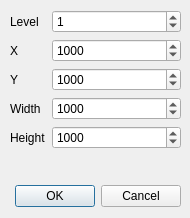
<?xml version="1.0" encoding="UTF-8"?>
<ui version="4.0">
 <class>GoToDialog</class>
 <widget class="QDialog" name="GoToDialog">
  <property name="geometry">
   <rect>
    <x>0</x>
    <y>0</y>
    <width>190</width>
    <height>218</height>
   </rect>
  </property>
  <property name="windowTitle">
   <string>Go To</string>
  </property>
  <property name="modal">
   <bool>true</bool>
  </property>
  <widget class="QDialogButtonBox" name="buttonBox">
   <property name="geometry">
    <rect>
     <x>10</x>
     <y>180</y>
     <width>171</width>
     <height>32</height>
    </rect>
   </property>
   <property name="orientation">
    <enum>Qt::Horizontal</enum>
   </property>
   <property name="standardButtons">
    <set>QDialogButtonBox::Cancel|QDialogButtonBox::Ok</set>
   </property>
  </widget>
  <widget class="QWidget" name="formLayoutWidget">
   <property name="geometry">
    <rect>
     <x>10</x>
     <y>10</y>
     <width>171</width>
     <height>161</height>
    </rect>
   </property>
   <layout class="QFormLayout" name="formLayout">
    <item row="0" column="0">
     <widget class="QLabel" name="levelLabel">
      <property name="text">
       <string>Level</string>
      </property>
     </widget>
    </item>
    <item row="0" column="1">
     <widget class="QSpinBox" name="levelSpinBox">
      <property name="value">
       <number>1</number>
      </property>
     </widget>
    </item>
    <item row="1" column="0">
     <widget class="QLabel" name="xLabel">
      <property name="text">
       <string>X</string>
      </property>
     </widget>
    </item>
    <item row="1" column="1">
     <widget class="QSpinBox" name="xSpinBox">
      <property name="maximum">
       <number>32768</number>
      </property>
      <property name="value">
       <number>1000</number>
      </property>
     </widget>
    </item>
    <item row="2" column="0">
     <widget class="QLabel" name="yLabel">
      <property name="text">
       <string>Y</string>
      </property>
     </widget>
    </item>
    <item row="2" column="1">
     <widget class="QSpinBox" name="ySpinBox">
      <property name="maximum">
       <number>32768</number>
      </property>
      <property name="value">
       <number>1000</number>
      </property>
     </widget>
    </item>
    <item row="3" column="0">
     <widget class="QLabel" name="widthLabel">
      <property name="text">
       <string>Width</string>
      </property>
     </widget>
    </item>
    <item row="3" column="1">
     <widget class="QSpinBox" name="widthSpinBox">
      <property name="maximum">
       <number>32768</number>
      </property>
      <property name="value">
       <number>1000</number>
      </property>
     </widget>
    </item>
    <item row="4" column="0">
     <widget class="QLabel" name="heightLabel">
      <property name="text">
       <string>Height</string>
      </property>
     </widget>
    </item>
    <item row="4" column="1">
     <widget class="QSpinBox" name="heightSpinBox">
      <property name="maximum">
       <number>32768</number>
      </property>
      <property name="value">
       <number>1000</number>
      </property>
     </widget>
    </item>
   </layout>
  </widget>
 </widget>
 <resources/>
 <connections>
  <connection>
   <sender>buttonBox</sender>
   <signal>accepted()</signal>
   <receiver>GoToDialog</receiver>
   <slot>accept()</slot>
   <hints>
    <hint type="sourcelabel">
     <x>248</x>
     <y>254</y>
    </hint>
    <hint type="destinationlabel">
     <x>157</x>
     <y>274</y>
    </hint>
   </hints>
  </connection>
  <connection>
   <sender>buttonBox</sender>
   <signal>rejected()</signal>
   <receiver>GoToDialog</receiver>
   <slot>reject()</slot>
   <hints>
    <hint type="sourcelabel">
     <x>316</x>
     <y>260</y>
    </hint>
    <hint type="destinationlabel">
     <x>286</x>
     <y>274</y>
    </hint>
   </hints>
  </connection>
 </connections>
</ui>
